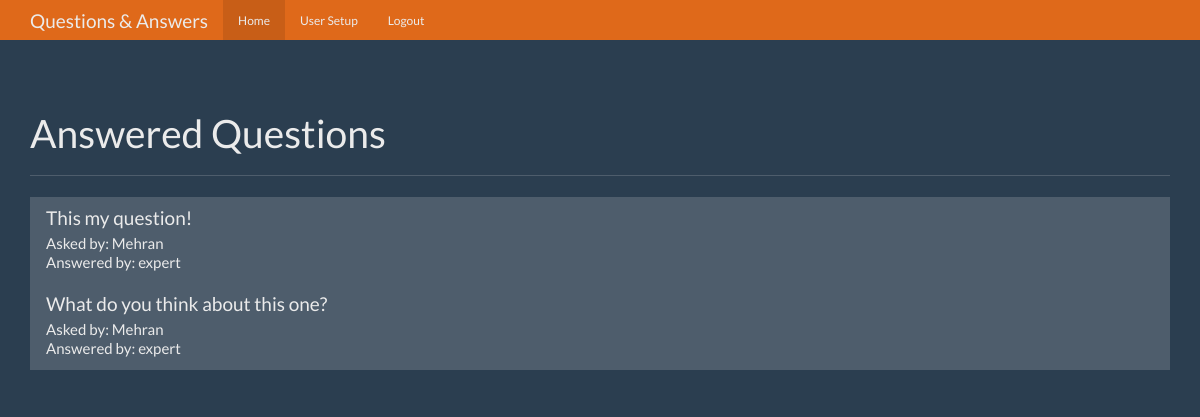
The page / (signed in) on the database its author committed.
### tables this page shows
CREATE TABLE questions(
    id integer primary key not null,
    question_text text not null,
    answer_text text,
    asked_by_id integer,
    expert_id integer
);

CREATE TABLE users(
    id integer primary key autoincrement,
    name text not null,
    password text not null,
    expert boolean not null,
    admin boolean not null
);

### app.py (the view)
@app.route('/')
def index():
    user = get_current_user()
    db = get_db()
    question_cur = db.execute('''select questions.id as question_id, questions.question_text, asker.name as asker_name, expert.name as expert_name
                                 from questions join users as asker on questions.asked_by_id = asker.id
                                  join users as expert on questions.expert_id = expert.id
                                  where questions.answer_text is not null ''')
    question_result = question_cur.fetchall()
    return render_template('home.html', user=user, questions=question_result)

### app.py (called while the page is built)
def get_current_user():
    user_result = None
    if 'user' in session:
        user = session['user']
        db = get_db()
        cur = db.execute('select * from users where name=?', [user])
        user_result = cur.fetchone()
    return user_result

### databse.py (called while the page is built)
def connect_db():
    cur_dir = os.path.dirname(os.path.abspath(__name__))
    db_path = os.path.join(cur_dir,'questions.db')
    g.sqlite_db = sqlite3.connect(db_path)
    g.sqlite_db.row_factory =sqlite3.Row
    return g.sqlite_db

def get_db():
    if not hasattr(g, 'sqlite_db'):
        g.sqlite_db = connect_db()
    return g.sqlite_db

### templates/home.html (shortened to what this page needs)
{% extends "base.html"%}
{% from 'show_links.html' import show_links %}
{% block nav %}
{{show_links(user)}}
{% endblock nav %}
{% block content %}
      <div class="page-header">
        <h1>Answered Questions</h1>
      </div>
      <div class="row">
        <div class="col-lg-12">
          <div class="list-group">
            {% for question in questions %}
            <a href="{{ url_for('question', question_id=question['question_id']) }}" class="list-group-item">
              <h4 class="list-group-item-heading">{{question['question_text']}}</h4>
              <p class="list-group-item-text">Asked by: {{ question['asker_name'] }}</p>
              <p class="list-group-item-text">Answered by: {{ question['expert_name']}}</p>
            </a>
            {% endfor %}
          </div>
        </div>
      </div>
    {% endblock %}

### static/theme.css (style rules this page uses)
body { padding-top: 70px; padding-bottom: 30px; }

### rows shown on the page
questions: question_text "This my question!", asker_name "Mehran", expert_name "expert"
questions: question_text "What do you think about this one?", asker_name "Mehran", expert_name "expert"
